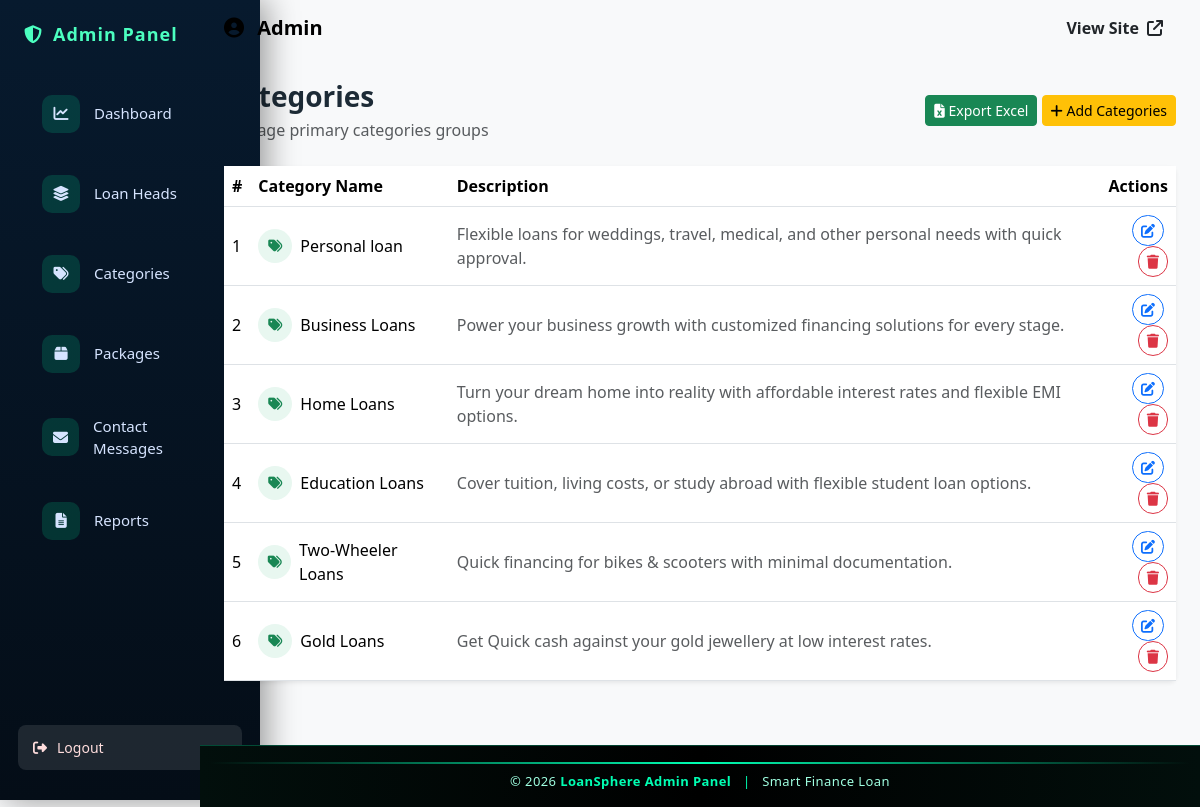
Screenshot of /admin-panel/categories/ with the database file from the repository.
### admin_panel/models.py (models this page shows, shortened)
class LoanCategory(models.Model):
    loan_head = models.ForeignKey(
    LoanHead,
    on_delete=models.CASCADE,
    related_name="categories",
    null=True,
    blank=True
)
    name = models.CharField(max_length=150)
    description = models.TextField(blank=True)
    created_at = models.DateTimeField(auto_now_add=True)

### admin_panel/views.py (the view)
# urls.py: path("categories/", views.category_list, name="category_list"),
def category_list(request):
    categories = LoanCategory.objects.all()
    return render(request, "admin_panel/category_list.html", {"categories": categories})

### admin_panel/templates/admin_panel/category_list.html (shortened to what this page needs)
{% extends "admin_panel/base_admin.html" %}
{% block content %}
<div class="loan-head-wrap ">
    <div class="page-head d-flex justify-content-between align-items-center mb-4">
        <div>
            <h3 class="fw-bold mb-1">Categories</h3>
            <p class="text-muted mb-0">Manage primary categories groups</p>
        </div>
         <div class="action-buttons">
    <a href="{% url 'admin_panel:category_export_excel' %}"
       class="btn btn-success btn-sm">
        <i class="fa-solid fa-file-excel"></i>
        <span>Export Excel</span>
    </a>
    <a href="{% url 'admin_panel:category_create' %}"
       class="btn btn-warning btn-sm">
        <i class="fa-solid fa-plus"></i>
        <span>Add Categories</span>
    </a>
</div>
    </div>
    <div class="card border-0 shadow-sm">
        <div class="card-body p-0">
            <table class="table align-middle mb-0">
                <thead class="bg-light">
                    <tr>
                        <th>#</th>
                        <th>Category Name</th>
                        <th>Description</th>
                        <th class="text-end">Actions</th>
                    </tr>
                </thead>
                <tbody>
                    {% for cat in categories %}
                    <tr class="row-hover">
                        <td>{{ forloop.counter }}</td>
                        <td>
                            <div class="d-flex align-items-center gap-2">
                                <span class="icon-circle text-success">
                                    <i class="fa fa-tags"></i>
                                </span>
                                {{ cat.name }}
                            </div>
                        </td>
                        <td class="text-muted">
                            {{ cat.description|default:"—" }}
                        </td>
                        <td class="text-end">
                            <a href="{% url 'admin_panel:category_edit' cat.id %}"
                               class="btn btn-sm btn-outline-primary rounded-pill me-1">
                                <i class="fa fa-edit"></i>
                            </a>
                            <a href="{% url 'admin_panel:category_delete' cat.id %}"
                               class="btn btn-sm btn-outline-danger rounded-pill"
                               onclick="return confirm('Delete this category?')">
                                <i class="fa fa-trash"></i>
                            </a>
                        </td>
                    </tr>
                    {% empty %}
                    <tr>
                        <td colspan="4" class="text-center text-muted py-4">
                            No categories available
                        </td>
                    </tr>
                    {% endfor %}
                </tbody>
            </table>
        </div>
    </div>
</div>
{% endblock %}

### static/css/admin.css (style rules this page uses)
.loan-head-wrap { animation:fadeUp .4s ease; }
.page-head h3 { color:#1d2b36; }
.icon-circle { width:34px; height:34px; border-radius:50%; background:#e9f4ff; display:flex; align-items:center; justify-content:center; color:#0d6efd; font-size:14px; }
.row-hover { transition:.25s; }
.icon-circle { width:34px; height:34px; border-radius:50%; background:#e9f4ff; display:flex; align-items:center; justify-content:center; font-size:14px; }
.icon-circle.text-success { background:#e8f7f0; color:#198754; }
* { margin:0; padding:0; box-sizing:border-box; }
body { background:#040d17; font-family: 'Segoe UI', sans-serif; }
html, body { height: 100%; overflow-y: auto; }
.loan-head-wrap { padding-bottom: 40px; }
.table tbody tr { transition: 0.3s; }

### rows the page displays
LoanCategory: name "Personal loan", description "Flexible loans for weddings, travel, medical, and other personal needs with quick approval."
LoanCategory: name "Business Loans", description "Power your business growth with customized financing solutions for every stage."
LoanCategory: name "Home Loans", description "Turn your dream home into reality with affordable interest rates and flexible EMI options."
LoanCategory: name "Education Loans", description "Cover tuition, living costs, or study abroad with flexible student loan options."
LoanCategory: name "Two-Wheeler Loans", description "Quick financing for bikes & scooters with minimal documentation."
LoanCategory: name "Gold Loans", description "Get Quick cash against your gold jewellery at low interest rates."

### other values shown
{{ year|default:2026 }} "2026"
